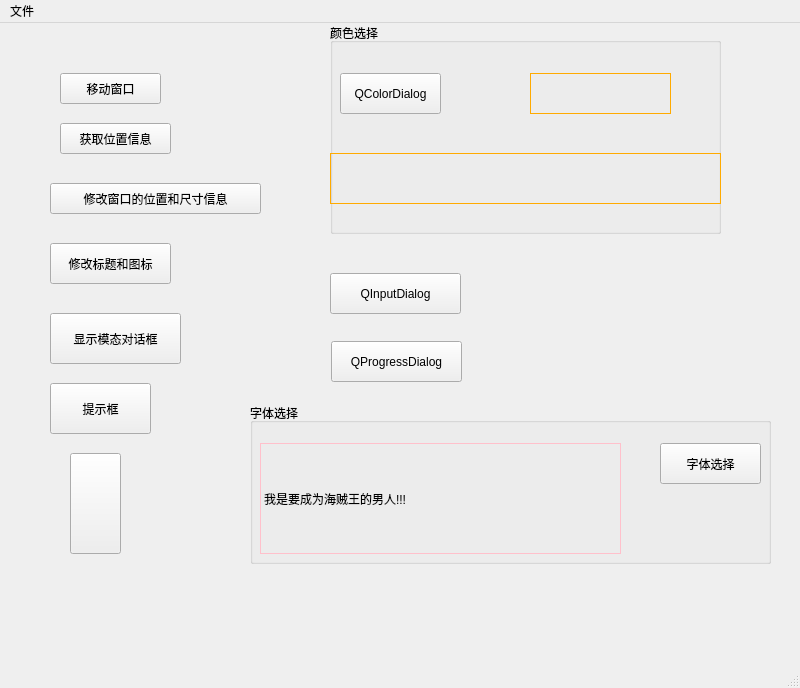
<?xml version="1.0" encoding="UTF-8"?>
<ui version="4.0">
 <class>MainWindow</class>
 <widget class="QMainWindow" name="MainWindow">
  <property name="geometry">
   <rect>
    <x>0</x>
    <y>0</y>
    <width>800</width>
    <height>688</height>
   </rect>
  </property>
  <property name="cursor">
   <cursorShape>CrossCursor</cursorShape>
  </property>
  <property name="windowTitle">
   <string>MainWindow</string>
  </property>
  <property name="styleSheet">
   <string notr="true">/*font: 10pt &quot;浪漫至死不渝&quot;;*/</string>
  </property>
  <widget class="QWidget" name="centralwidget">
   <widget class="QPushButton" name="moveBtn">
    <property name="geometry">
     <rect>
      <x>60</x>
      <y>50</y>
      <width>101</width>
      <height>31</height>
     </rect>
    </property>
    <property name="text">
     <string>移动窗口</string>
    </property>
   </widget>
   <widget class="QPushButton" name="positionBtn">
    <property name="geometry">
     <rect>
      <x>60</x>
      <y>100</y>
      <width>111</width>
      <height>31</height>
     </rect>
    </property>
    <property name="text">
     <string>获取位置信息</string>
    </property>
   </widget>
   <widget class="QPushButton" name="geometryBtn">
    <property name="geometry">
     <rect>
      <x>50</x>
      <y>160</y>
      <width>211</width>
      <height>31</height>
     </rect>
    </property>
    <property name="text">
     <string>修改窗口的位置和尺寸信息</string>
    </property>
   </widget>
   <widget class="QPushButton" name="pushButton">
    <property name="geometry">
     <rect>
      <x>50</x>
      <y>220</y>
      <width>121</width>
      <height>41</height>
     </rect>
    </property>
    <property name="text">
     <string>修改标题和图标</string>
    </property>
   </widget>
   <widget class="QPushButton" name="modalDlg">
    <property name="geometry">
     <rect>
      <x>50</x>
      <y>290</y>
      <width>131</width>
      <height>51</height>
     </rect>
    </property>
    <property name="text">
     <string>显示模态对话框</string>
    </property>
   </widget>
   <widget class="QPushButton" name="msgbox">
    <property name="geometry">
     <rect>
      <x>50</x>
      <y>360</y>
      <width>101</width>
      <height>51</height>
     </rect>
    </property>
    <property name="text">
     <string>提示框</string>
    </property>
   </widget>
   <widget class="QPushButton" name="filedlg">
    <property name="geometry">
     <rect>
      <x>70</x>
      <y>430</y>
      <width>51</width>
      <height>101</height>
     </rect>
    </property>
    <property name="whatsThis">
     <string>&lt;html&gt;&lt;head/&gt;&lt;body&gt;&lt;p&gt;这是一个选择目录的按钮&lt;/p&gt;&lt;/body&gt;&lt;/html&gt;</string>
    </property>
    <property name="text">
     <string/>
    </property>
    <property name="icon">
     <iconset resource="src.qrc">
      <normaloff>:/new/prefix1/1.jpg</normaloff>:/new/prefix1/1.jpg</iconset>
    </property>
    <property name="iconSize">
     <size>
      <width>100</width>
      <height>100</height>
     </size>
    </property>
   </widget>
   <widget class="QGroupBox" name="groupBox">
    <property name="geometry">
     <rect>
      <x>330</x>
      <y>0</y>
      <width>391</width>
      <height>211</height>
     </rect>
    </property>
    <property name="styleSheet">
     <string notr="true">/*background-color:rgb(255, 172, 172)*/</string>
    </property>
    <property name="title">
     <string>颜色选择</string>
    </property>
    <widget class="QPushButton" name="colordlg">
     <property name="geometry">
      <rect>
       <x>10</x>
       <y>50</y>
       <width>101</width>
       <height>41</height>
      </rect>
     </property>
     <property name="styleSheet">
      <string notr="true"/>
     </property>
     <property name="text">
      <string>QColorDialog</string>
     </property>
    </widget>
    <widget class="QLabel" name="color">
     <property name="geometry">
      <rect>
       <x>200</x>
       <y>50</y>
       <width>141</width>
       <height>41</height>
      </rect>
     </property>
     <property name="styleSheet">
      <string notr="true">border-width: 1px;border-style: solid;border-color: rgb(255, 170, 0)/*边框设置*/</string>
     </property>
     <property name="text">
      <string/>
     </property>
    </widget>
    <widget class="QLabel" name="colorlabel">
     <property name="geometry">
      <rect>
       <x>0</x>
       <y>130</y>
       <width>391</width>
       <height>51</height>
      </rect>
     </property>
     <property name="styleSheet">
      <string notr="true">border-width: 1px;border-style: solid;border-color: rgb(255, 170, 0)/*边框设置*/</string>
     </property>
     <property name="text">
      <string/>
     </property>
     <property name="alignment">
      <set>Qt::AlignCenter</set>
     </property>
    </widget>
   </widget>
   <widget class="QPushButton" name="inputdlg">
    <property name="geometry">
     <rect>
      <x>330</x>
      <y>250</y>
      <width>131</width>
      <height>41</height>
     </rect>
    </property>
    <property name="text">
     <string>QInputDialog</string>
    </property>
   </widget>
   <widget class="QPushButton" name="test">
    <property name="geometry">
     <rect>
      <x>671</x>
      <y>240</y>
      <width>71</width>
      <height>61</height>
     </rect>
    </property>
    <property name="styleSheet">
     <string notr="true">QPushButton{
border-image: url(3.png);
border-top: 1px transparent;
border-bottom: 1px transparent;
border-right: 7px transparent;
border-left: 7px transparent;
height:20px
} </string>
    </property>
    <property name="text">
     <string/>
    </property>
    <property name="icon">
     <iconset resource="src.qrc">
      <normaloff>:/new/prefix1/3.png</normaloff>:/new/prefix1/3.png</iconset>
    </property>
    <property name="iconSize">
     <size>
      <width>70</width>
      <height>70</height>
     </size>
    </property>
   </widget>
   <widget class="QPushButton" name="progressdlg">
    <property name="geometry">
     <rect>
      <x>331</x>
      <y>318</y>
      <width>131</width>
      <height>41</height>
     </rect>
    </property>
    <property name="text">
     <string>QProgressDialog</string>
    </property>
   </widget>
   <widget class="QGroupBox" name="groupBox_2">
    <property name="geometry">
     <rect>
      <x>250</x>
      <y>380</y>
      <width>521</width>
      <height>161</height>
     </rect>
    </property>
    <property name="title">
     <string>字体选择</string>
    </property>
    <widget class="QLabel" name="fontlabel">
     <property name="geometry">
      <rect>
       <x>10</x>
       <y>40</y>
       <width>361</width>
       <height>111</height>
      </rect>
     </property>
     <property name="mouseTracking">
      <bool>false</bool>
     </property>
     <property name="styleSheet">
      <string notr="true">border:1px solid pink;/*设置外边框*/
/*background-color:rgb(252, 239, 255);*//*设置窗口背景色*/

</string>
     </property>
     <property name="text">
      <string>我是要成为海贼王的男人!!!</string>
     </property>
     <property name="scaledContents">
      <bool>false</bool>
     </property>
    </widget>
    <widget class="QPushButton" name="fontdlg">
     <property name="geometry">
      <rect>
       <x>410</x>
       <y>40</y>
       <width>101</width>
       <height>41</height>
      </rect>
     </property>
     <property name="text">
      <string>字体选择</string>
     </property>
    </widget>
   </widget>
  </widget>
  <widget class="QMenuBar" name="menubar">
   <property name="geometry">
    <rect>
     <x>0</x>
     <y>0</y>
     <width>800</width>
     <height>25</height>
    </rect>
   </property>
   <widget class="QMenu" name="menu">
    <property name="title">
     <string>文件</string>
    </property>
    <addaction name="open_action"/>
    <addaction name="save_action"/>
   </widget>
   <addaction name="menu"/>
  </widget>
  <widget class="QStatusBar" name="statusbar"/>
  <action name="open_action">
   <property name="icon">
    <iconset>
     <normaloff>3.png</normaloff>3.png</iconset>
   </property>
   <property name="text">
    <string>打开</string>
   </property>
   <property name="toolTip">
    <string>打开文件</string>
   </property>
  </action>
  <action name="save_action">
   <property name="icon">
    <iconset>
     <normaloff>2.jpg</normaloff>2.jpg</iconset>
   </property>
   <property name="text">
    <string>保存</string>
   </property>
  </action>
 </widget>
 <resources>
  <include location="src.qrc"/>
 </resources>
 <connections/>
</ui>
